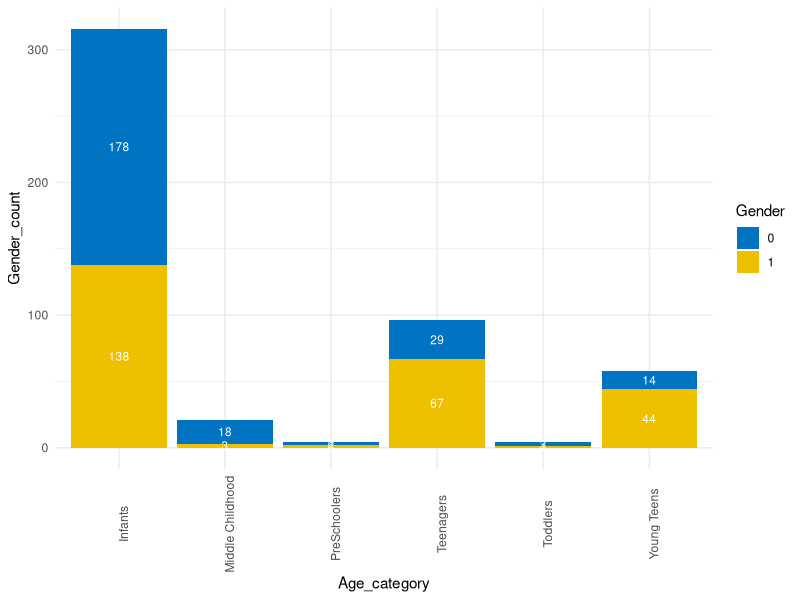
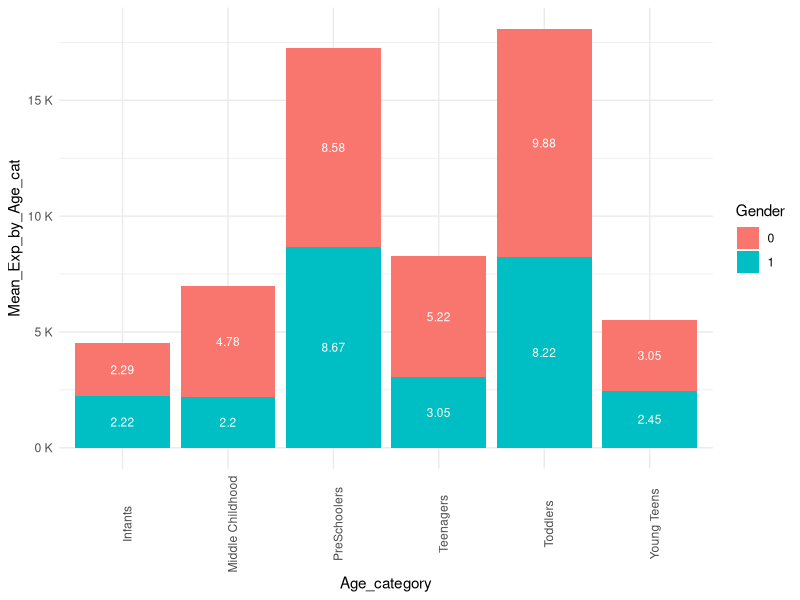
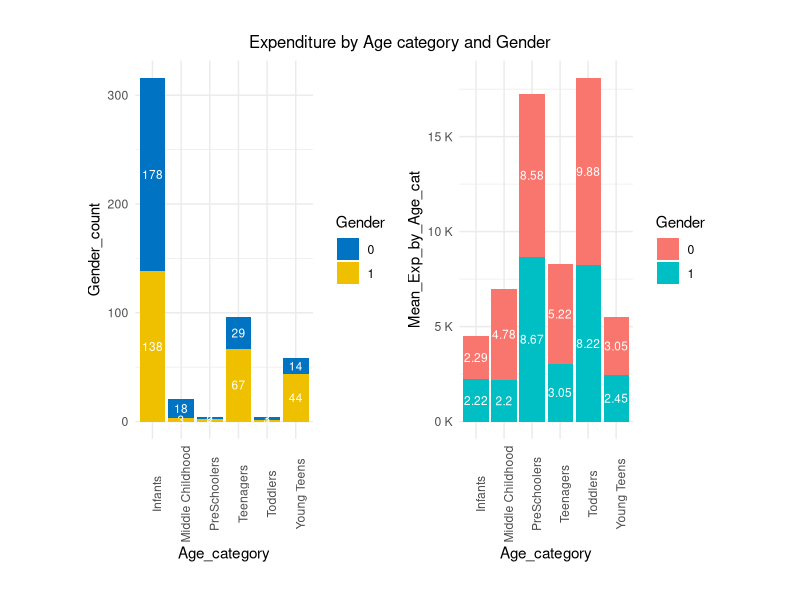
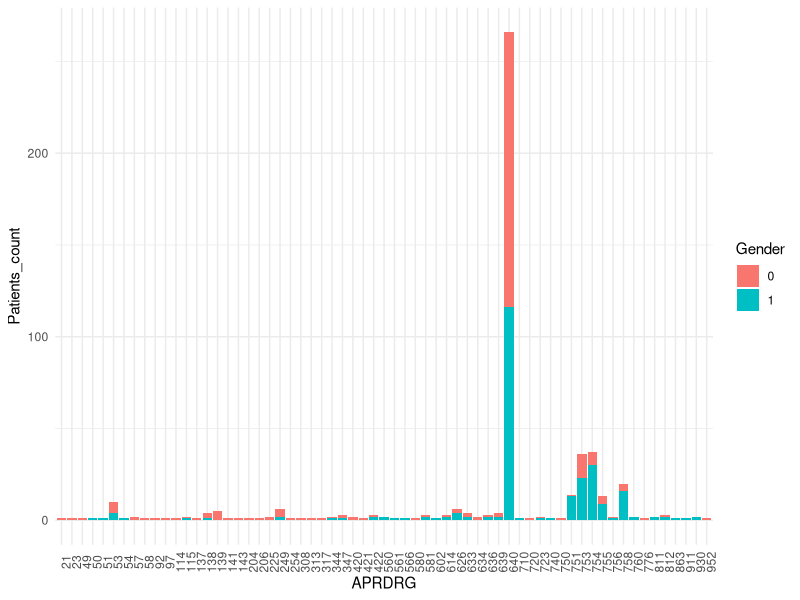
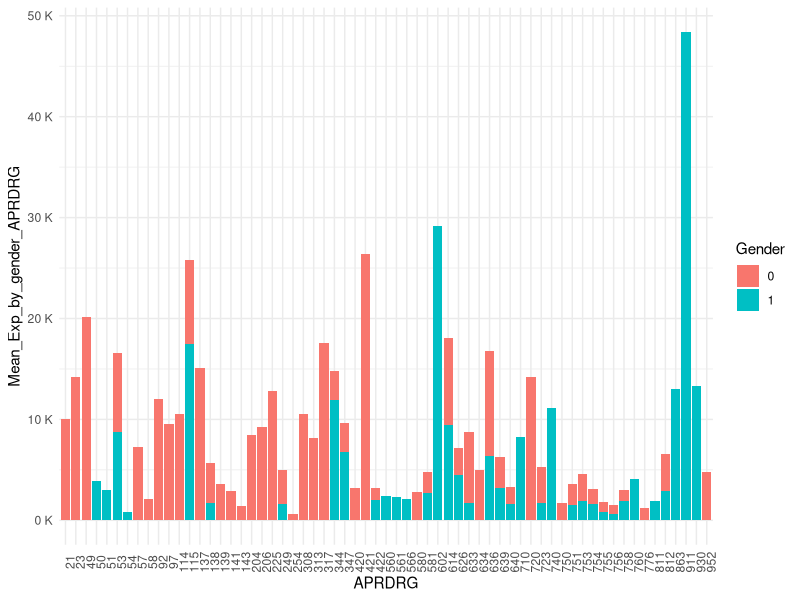
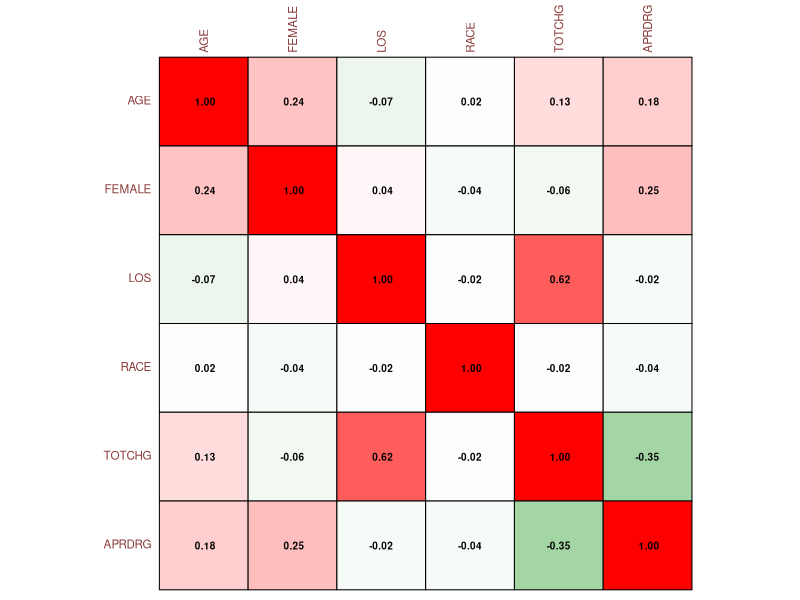
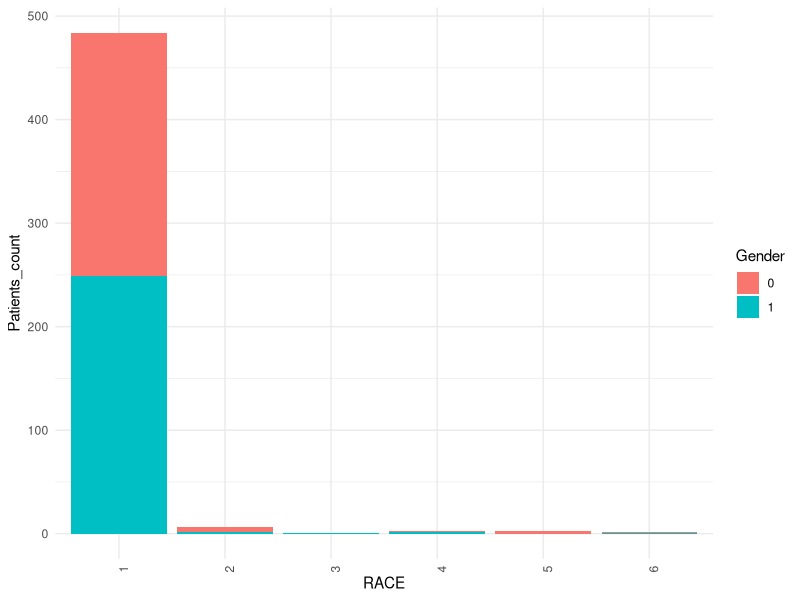
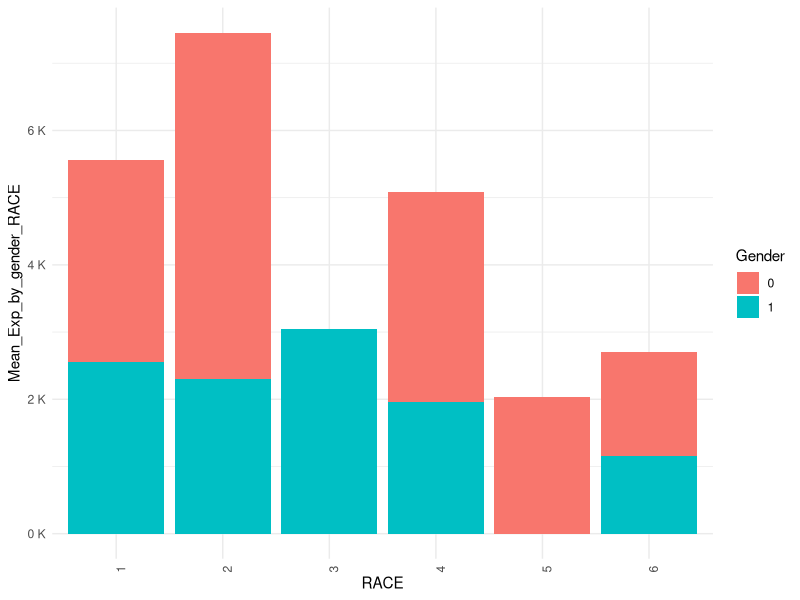

Generate these figures, in order, with R: (Note: this script raises an error after producing the figures.)

### Assessment - Hospital Cost Analysis ######

#The agency wants to analyze the data to research on healthcare costs and their utilization

getwd()

setwd("C:/Users/SujitSonar/Desktop/SimpliLearn/Assessment _R")
getwd()

library(readxl)
library(tidyverse)
library(dplyr)
library(ggplot2)
library(grid)
library(gridExtra)
library(scales)

hospital_df = read_excel("1555054100_hospitalcosts.xlsx")

########## basic data structure checks and transformation for analysis ##########

hospital_df
dim(hospital_df)
str(hospital_df)

# Converting FEMALE,RACE and APRDRG cols to factors

col = c('FEMALE','RACE','APRDRG')
col
hospital_df[col] =lapply(hospital_df[col],factor)
sapply(hospital_df,class)  

str(hospital_df)


# find if any NA's in the data set
summary(hospital_df)

# there is one row entry where the RACE data missing
unique(is.na(hospital_df)) # there is some data missing under Race column 

# checking how many data points under RACE column, data is missing
df_null = subset(hospital_df, is.na(hospital_df$RACE))
df_null


# Dropping the row entry where RACE data is missing #df <- df[!is.na(df$col_name), ]

hospital_df = hospital_df[!is.na(hospital_df$RACE),]
summary(hospital_df)
dim(hospital_df)
str(hospital_df)

# creating one new col for Age category and analyzing the data

Age_cat =c()
i=1

for (age in hospital_df$AGE){
   if (age <= 1){
      Age_cat = c(Age_cat,"Infants") 
   }else if (age <=3){
      Age_cat = c(Age_cat,"Toddlers")
      
   } else if (age <=5){
      Age_cat = c(Age_cat,"PreSchoolers")     
   }else if (age <=11){
      Age_cat = c(Age_cat,"Middle Childhood")     
   }else if (age<=14){
      Age_cat = c(Age_cat,"Young Teens")
   }else if (age <=17){
      Age_cat = c(Age_cat,"Teenagers")
   }else{
      Age_cat = c(Age_cat,"Adults")
   }
   i = i+1
} 

length(Age_cat)

# adding the newly created Age_cat col to the df
hospital_df = cbind(hospital_df,as.factor(Age_cat))

names(hospital_df)[7]='AGE_CAT'

str(hospital_df)

view(hospital_df)


#######  Data Interpretation / Visualization  #################

#1. To record the patient statistics, the agency wants to find the age category 
#of people who frequently visit the hospital and has the maximum expenditure.


#summary table by Age category, Gender, count of gender and Total charge

# create df to count the number of patients by Gender and Age category
ds1=table(hospital_df$AGE_CAT,hospital_df$FEMALE)
ds1=data.frame(ds1)
names(ds1)[1:3]=c('Age_category',"Gender","Count_Gender")
ds1

# create key col for lookup
ds1=mutate(ds1,new_col=paste(ds1$Age_category,ds1$Gender))
ds1


# create df to find the sum of Exp by Gender and Age category
ds2=aggregate(x=hospital_df$TOTCHG, by = list(hospital_df$AGE_CAT,hospital_df$FEMALE), FUN = sum)
names(ds2)[1:3]=c('Age_category',"Gender","Exp_by_age_cat")
ds2

# create key col for lookup
ds2=mutate(ds2,new_col=paste(ds2$Age_category,ds2$Gender))
ds2


# merging two data sets using the lookup key

ds3=merge(ds1,ds2,by="new_col",all.x=TRUE)
ds3

# drooping duplicate gender col

ds3=ds3[-1]
ds3
ds3=ds3[-2]
ds3
ds3=ds3[-3]
ds3

# renaming columns
names(ds3)[1:3]=c("Age_category","Gender_count","Gender")
ds3

#sorting df by Exp_by_age_cat in descending
ds3=ds3[order(-ds3$Exp_by_age_cat),]
ds3

# Calculating the average of Expenditure by age category and by gender

ds3=mutate(ds3,Mean_Exp_by_Age_cat=ds3$Exp_by_age_cat/ds3$Gender_count)
ds3

#sorting df by Mean of Exp_by_age_cat in descending
ds3=ds3[order(-ds3$Mean_Exp_by_Age_cat),]
ds3

##############Visualizing the data##############

p=ggplot(data = ds3, aes(x=Age_category, y = Gender_count,fill=Gender))+ 
   geom_bar(stat='identity')+
   geom_text(aes(label=Gender_count), position = position_stack(vjust = 0.5), color="white", size=3)+
   theme_minimal()+
   theme(axis.text.x = element_text(angle = 90))+
   scale_fill_manual(values = c("#0073C2FF", "#EFC000FF"))


p


q=ggplot(data = ds3, aes(x=Age_category, y = Mean_Exp_by_Age_cat,fill=Gender))+ 
   geom_bar(stat='identity')+
   geom_text(aes(label=round(Mean_Exp_by_Age_cat/1000,2)), position = position_stack(vjust = 0.5), color="white", size=3)+
   theme_minimal()+
   theme(axis.text.x = element_text(angle = 90))+
   scale_y_continuous(labels = unit_format(unit = "K", scale = 1e-3))

q



plots= list(p,q)

layout = rbind(c(1,2))

grid.arrange(grobs=plots,layout_matrix=layout,top="Expenditure by Age category and Gender",
             vp=viewport(width=0.8, height = 0.9))



# ans 1:From the above data out/put of ds3 and visualizing the data, we can clearly see that Infants age = 0 to 1 are
# age category visiting hospital most frequently, However the maximum expenditure is seen under age between 2 (toddlers 2-3) to
# 5 (preshoolers 4-5) when we take the mean of the expenditures,

#########################################################################################################################

#2. In order of severity of the diagnosis and treatments and to find out the expensive treatments,
#the agency wants to find the diagnosis-related group that has maximum hospitalization and expenditure.


str(hospital_df)

#create df to find count of patients by APRDRG and by Gender

df1=table(hospital_df$APRDRG,hospital_df$FEMALE)
df1= data.frame(df1)
class(df1)
head(df1)
names(df1)[1:3] =c("APRDRG","Gender","Patients_count")
head(df1)

# create key col for lookup
df1=mutate(df1,new_col=paste(df1$APRDRG,df1$Gender))
df1

#create df to find sum of exp by APRDRG and by Gender

df2 = aggregate(x=hospital_df$TOTCHG, by = list(hospital_df$APRDRG,hospital_df$FEMALE), FUN = sum)
names(df2)[1:3]=c("APRDRG","Gender","Exp_by_gender_APRDRG")
head(df2)

# create key col for lookup
df2=mutate(df2,new_col =paste(df2$APRDRG,df2$Gender))
df2
head(df2)

# merging df1 and df2
df3=merge(df1,df2,by="new_col",all.x=TRUE)
head(df3)
df3


#dropping unwanted col
df3=df3[-1]
df3=df3[-(4:5)]
names(df3)[1:2]=c("APRDRG","Gender")
names(df3)

#calculating mean of the Exp_by_gender

df3 = mutate(df3,Mean_Exp_by_gender_APRDRG =df3$Exp_by_gender/df3$Patients_count)
head(df3)

#sorting by Exp by APRDRG in descending order
df3=df3[order(-df3$Mean_Exp_by_gender),]
df3


#visualization

#Most number of hospitalization  and Top 10 expensive DRG and most

# we can see that maximum number of hospitalization falls under APRDRG = 640

df3 %>% slice_max(df3$Patients_count, n = 10)

ggplot(data=df3, aes(x=APRDRG,y=Patients_count, fill=Gender))+
   geom_bar(stat='identity')+
   theme_minimal()+
   theme(axis.text.x = element_text(angle = 90))


# # we can see that mean of maximum Expenditure falls under APRDRG = 911 however, the count of patients is just 1
df3 %>% slice_max(df3$Mean_Exp_by_gender, n = 10)

ggplot(data=df3, aes(x=APRDRG,y=Mean_Exp_by_gender_APRDRG, fill=Gender))+
   geom_bar(stat='identity')+
   theme_minimal()+
   theme(axis.text.x = element_text(angle = 90))+
   scale_y_continuous(labels = unit_format(unit = "K", scale = 1e-3))


# ans: number of patients under PRDRG = 640 is the highest however,we cannot say that APRDRG = 640 is the
# most Expensive Treatment s compared to other APRDRG

#by looking at the Mean of each APRDRG, we see that, APRDRG = 911 is the most expensive treatment however, 
# the count of patients is just 1.

#############################################################################################################

#3. To make sure that there is no malpractice, the agency needs to analyze if the race of the patient is related to the hospitalization costs.

library(corrplot) # for corrplot

# finding correlation

hospital_df
str(hospital_df)

dataset1=lapply(hospital_df, as.numeric)

class(dataset1)

dataset2=data.frame(dataset1)

class(dataset2)

str(dataset2)

corr2=cor(dataset2[,1:6])
view(corr2)

corrplot(corr2, method = "color", outline = T, cl.pos = 'n', rect.col = "black",  tl.col = "indianred4", addCoef.col = "black", number.digits = 2,
         number.cex = 0.60, tl.cex = 0.7, cl.cex = 1, col = colorRampPalette(c("green4","white","red"))(100))


# the correlation between patient race and hospitalization cost  = -0.02 which shows a very weak correlation between the two. 

# the relation is not uniform


# checking the data based on mean expenditure by Race and gender

str(hospital_df)

#create df to find count of patients by RACE and by Gender

df4=table(hospital_df$RACE,hospital_df$FEMALE)
df4= data.frame(df4)
class(df4)
head(df4)

#rename headers
names(df4)[1:3] =c("RACE","Gender","Patients_count")
head(df4)

#creating a lookup key new_col
df4=mutate(df4,new_col=paste(df4$RACE,df4$Gender))
df4

#create df to find sum of exp by RACE and by Gender
df5 = aggregate(x=hospital_df$TOTCHG, by = list(hospital_df$RACE,hospital_df$FEMALE), FUN = sum)
df5

#rename headers
names(df5)[1:3]=c("RACE","Gender","Exp_by_gender_RACE")
head(df5)

#creating a lookup key new_col
df5=mutate(df5,new_col =paste(df5$RACE,df5$Gender))
df5

# merging df4 and df5
df6=merge(df4,df5,by="new_col",all.x=TRUE)
df6

#removing unwanted cols
df6=df6[-1]
df6=df6[-(4:5)]
names(df6)[1:2]=c("RACE","Gender")
names(df6)

# calculating Mean of Expenditure by RACE

df6 = mutate(df6,Mean_Exp_by_gender_RACE =df6$Exp_by_gender_RACE/df6$Patients_count)
df6

#sorting by Exp by RACE
df6=df6[order(-df6$Mean_Exp_by_gender_RACE),]
df6


#visualization

#Top 10 expensive DRG

# we can see that maximum number of hospitalization falls under RACE = 1

df6 %>% slice_max(df6$Patients_count, n = 10)

g=ggplot(data=df6, aes(x=RACE,y=Patients_count, fill=Gender))+
   geom_bar(stat='identity')+
   theme_minimal()+
   theme(axis.text.x = element_text(angle = 90))

g


# # we can see that mean of maximum Expenditure falls under RACE = 2 however, the count of patients is just 4


df6 %>% slice_max(df6$Mean_Exp_by_gender_RACE, n = 10)

h= ggplot(data=df6, aes(x=RACE,y=Mean_Exp_by_gender_RACE, fill=Gender))+
   geom_bar(stat='identity')+
   theme_minimal()+
   theme(axis.text.x = element_text(angle = 90))+
   scale_y_continuous(labels = unit_format(unit = "K", scale = 1e-3))

h


plots= list(g,h)

layout = rbind(c(1,2))

grid.arrange(grobs=plots,layout_matrix=layout,top="Expenditure by RACE and Gender",
             vp=viewport(width=0.8, height = 0.9))


# ans: #from the above data frame output, we can see that RACE = 1, has most number of patients,
#  however the maximum expenditure falls under RACE =2 when we look at the mean of the expenditure by Race


################################################################################################################

# 4. To properly utilize the costs, the agency has to analyze the severity of the hospital costs by age 
#and gender for the proper allocation of resources.


ds3

178+138

# looking at the data we, see most of the patients are under Infants category (Age 0 -1)
# there are 316 (178 Male Infants and 138 Female infants) infants


#combo chart (col and line chart)

ggplot(ds3) +
   geom_col(aes(x = Age_category, y = Mean_Exp_by_Age_cat,fill=Gender), size = 1, color = "darkblue") +
   scale_fill_manual(values = c("#0073C2FF", "#EFC000FF"))+
   geom_text(aes(x = Age_category, y = Mean_Exp_by_Age_cat,label=round(Mean_Exp_by_Age_cat/1000,2)), position = position_stack(vjust = 0.5), color="white", size=3)+
   geom_line(aes(x = Age_category, y = 100*Gender_count, color=Gender,group=Gender),stat='identity',size=1)+
   scale_y_continuous(labels = unit_format(unit = "K", scale = 1e-3),sec.axis = sec_axis(~./100, name = "Gender_count"))+
   theme_minimal()


# ans  - looking at the number of patients by gender and age, we see that most of the patients are under Infants category
# as shown by the line plot, however, hospital cost for age 2-3 and 3 - 4 are the highest



###########################################################################################################################
#5. Since the length of stay is the crucial factor for inpatients, the agency wants to find if the length of stay can
#be predicted from age, gender, and race.

head(hospital_df)

summary(hospital_df)

hospital_df
str(hospital_df)
dim(hospital_df)


#changing the df fields to numeric
dataset1=lapply(hospital_df, as.numeric)

class(dataset1)

dataset2=data.frame(dataset1)

class(dataset2)

str(dataset2)

corr2=cor(dataset2[,1:6])
view(corr2)

corrplot(corr2, method = "color", outline = T, cl.pos = 'n', rect.col = "black",  tl.col = "indianred4", addCoef.col = "black", number.digits = 2,
         number.cex = 0.60, tl.cex = 0.7, cl.cex = 1, col = colorRampPalette(c("green4","white","red"))(100))


##### Correlation Notes ###################
#Negative correlation
# with increase in speed if the time decrease 
#if the decrease is uniform then the correlation is high 
#but if time decreases erratically then the co relation is low

# with increase in speed, chances of accident also increases
#if the increase is uniform then the correlation is high 
#but if increases erratically then the co relation is low
#correlation ranges

#     -1 < correlation <1

# If the uniform decrease then correlation is more towards -1
# If the uniform increase then correlation is more towards +1
# if there is correlation but erratic then it will towards Zero




#########################################################################


# dependent variable = LOS
# independent variable = age,gender and race


# Boxplot for AGE
boxplot(dataset2$LOS ~ dataset2$AGE, main = 'AGE', col=c("blue","red"))


# Boxplot for Gender
boxplot(dataset2$LOS ~ dataset2$FEMALE, main = 'Gender', col=c("blue","red"))


# Boxplot for RACE
boxplot(dataset2$LOS ~ dataset2$RACE, main = 'RACE', col=c("blue","red"))


# Dropping variables that are not needed for prediction.

names(dataset2)

dataset2 = subset(dataset2, select = -c(TOTCHG,APRDRG,AGE_CAT))

names(dataset2)

str(dataset2)

### creating dummy variables. 
AGE_factor <- as.factor(dataset2$AGE)
AGE_factor
dummy_AGE <- data.frame(model.matrix(~AGE_factor))[,-1]

head(dummy_AGE)


RACE_factor <- as.factor(dataset2$RACE)
dummy_RACE <- data.frame(model.matrix(~RACE_factor))[,-1]

head(dummy_RACE)


FEMALE_factor <- as.factor(dataset2$FEMALE)
dummy_FEMALE <- data.frame(model.matrix(~FEMALE_factor))[,-1]

head(dummy_FEMALE)


dataset3 <- cbind(dataset2,dummy_AGE,dummy_FEMALE,dummy_RACE)

names(dataset3)



### Drop original columns 

dataset4 = subset(dataset3, select = -c(AGE,FEMALE,RACE) )
names(dataset4)
View(dataset4)


# move columns in DF
#df %>%
#select(g, everything())
str(dataset5)


# Splitting dataset into training set and test set
library(caTools) # for splitting dataset

set.seed(123) # Seed initializes the randomness
sample = sample.split(dataset4, SplitRatio = 0.7) # Returns a vector with T for 70% of data
trainingSet = subset(dataset4, sample == T)
testSet = subset(dataset4, sample == F)




# Create model 
model = lm(formula = LOS ~ . , data = trainingSet)
summary(model)

y_pred_train = predict(model, newdata = trainingSet)

length(y_pred_train)
y_pred_train

# Visualizing the training set results
ggplot() + 
   geom_point(aes(x=trainingSet$LOS,y=y_pred_train)) +
   xlab('actual_LOS') +
   ylab('predicted_LOS')+
   ggtitle('comparison of train data')



# Visualizing the test set results

y_pred_test = predict(model, newdata = testSet)

y_pred_test
View(y_pred_test)

ggplot() + 
   geom_point(aes(x=testSet$LOS,y=y_pred_test)) +
   xlab('actual_LOS') +
   ylab('predicted_LOS')+
   ggtitle('comparison of test data')








########################################################################################################################


################################################################################################################
